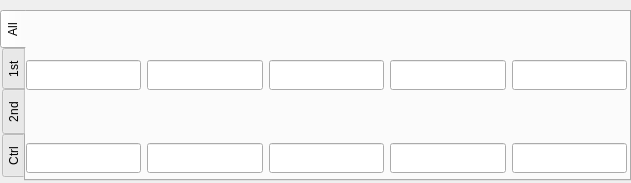
<ui version="4.0" >
 <class>Dialog</class>
 <widget class="QDialog" name="Dialog" >
  <property name="geometry" >
   <rect>
    <x>0</x>
    <y>0</y>
    <width>631</width>
    <height>183</height>
   </rect>
  </property>
  <property name="windowTitle" >
   <string>StripToolLegend</string>
  </property>
  <widget class="QTabWidget" name="tabWidget" >
   <property name="geometry" >
    <rect>
     <x>0</x>
     <y>10</y>
     <width>631</width>
     <height>171</height>
    </rect>
   </property>
   <property name="tabPosition" >
    <enum>QTabWidget::West</enum>
   </property>
   <property name="tabShape" >
    <enum>QTabWidget::Rounded</enum>
   </property>
   <property name="currentIndex" >
    <number>0</number>
   </property>
   <widget class="QWidget" name="tab" >
    <attribute name="title" >
     <string>All</string>
    </attribute>
    <widget class="QWidget" name="layoutWidget" >
     <property name="geometry" >
      <rect>
       <x>0</x>
       <y>0</y>
       <width>601</width>
       <height>161</height>
      </rect>
     </property>
     <layout class="QHBoxLayout" >
      <item>
       <layout class="QVBoxLayout" >
        <item>
         <widget class="QLabel" name="lbAll0" >
          <property name="font" >
           <font>
            <pointsize>11</pointsize>
            <weight>75</weight>
            <bold>true</bold>
           </font>
          </property>
          <property name="text" >
           <string/>
          </property>
          <property name="alignment" >
           <set>Qt::AlignCenter</set>
          </property>
         </widget>
        </item>
        <item>
         <widget class="QLineEdit" name="leAll0" >
          <property name="font" >
           <font>
            <family>Sans Serif</family>
            <pointsize>11</pointsize>
            <weight>75</weight>
            <bold>true</bold>
           </font>
          </property>
          <property name="text" >
           <string/>
          </property>
          <property name="alignment" >
           <set>Qt::AlignRight|Qt::AlignTrailing|Qt::AlignVCenter</set>
          </property>
          <property name="readOnly" >
           <bool>true</bool>
          </property>
         </widget>
        </item>
        <item>
         <widget class="QLabel" name="lbAll5" >
          <property name="font" >
           <font>
            <pointsize>11</pointsize>
            <weight>75</weight>
            <bold>true</bold>
           </font>
          </property>
          <property name="text" >
           <string/>
          </property>
          <property name="alignment" >
           <set>Qt::AlignCenter</set>
          </property>
         </widget>
        </item>
        <item>
         <widget class="QLineEdit" name="leAll5" >
          <property name="font" >
           <font>
            <family>Sans Serif</family>
            <pointsize>11</pointsize>
            <weight>75</weight>
            <bold>true</bold>
           </font>
          </property>
          <property name="text" >
           <string/>
          </property>
          <property name="alignment" >
           <set>Qt::AlignRight|Qt::AlignTrailing|Qt::AlignVCenter</set>
          </property>
          <property name="readOnly" >
           <bool>true</bool>
          </property>
         </widget>
        </item>
       </layout>
      </item>
      <item>
       <layout class="QVBoxLayout" >
        <item>
         <widget class="QLabel" name="lbAll1" >
          <property name="font" >
           <font>
            <pointsize>11</pointsize>
            <weight>75</weight>
            <bold>true</bold>
           </font>
          </property>
          <property name="text" >
           <string/>
          </property>
          <property name="alignment" >
           <set>Qt::AlignCenter</set>
          </property>
         </widget>
        </item>
        <item>
         <widget class="QLineEdit" name="leAll1" >
          <property name="font" >
           <font>
            <family>Sans Serif</family>
            <pointsize>11</pointsize>
            <weight>75</weight>
            <bold>true</bold>
           </font>
          </property>
          <property name="text" >
           <string/>
          </property>
          <property name="alignment" >
           <set>Qt::AlignRight|Qt::AlignTrailing|Qt::AlignVCenter</set>
          </property>
          <property name="readOnly" >
           <bool>true</bool>
          </property>
         </widget>
        </item>
        <item>
         <widget class="QLabel" name="lbAll6" >
          <property name="font" >
           <font>
            <pointsize>11</pointsize>
            <weight>75</weight>
            <bold>true</bold>
           </font>
          </property>
          <property name="text" >
           <string/>
          </property>
          <property name="alignment" >
           <set>Qt::AlignCenter</set>
          </property>
         </widget>
        </item>
        <item>
         <widget class="QLineEdit" name="leAll6" >
          <property name="font" >
           <font>
            <family>Sans Serif</family>
            <pointsize>11</pointsize>
            <weight>75</weight>
            <bold>true</bold>
           </font>
          </property>
          <property name="text" >
           <string/>
          </property>
          <property name="alignment" >
           <set>Qt::AlignRight|Qt::AlignTrailing|Qt::AlignVCenter</set>
          </property>
          <property name="readOnly" >
           <bool>true</bool>
          </property>
         </widget>
        </item>
       </layout>
      </item>
      <item>
       <layout class="QVBoxLayout" >
        <item>
         <widget class="QLabel" name="lbAll2" >
          <property name="font" >
           <font>
            <pointsize>11</pointsize>
            <weight>75</weight>
            <bold>true</bold>
           </font>
          </property>
          <property name="text" >
           <string/>
          </property>
          <property name="alignment" >
           <set>Qt::AlignCenter</set>
          </property>
         </widget>
        </item>
        <item>
         <widget class="QLineEdit" name="leAll2" >
          <property name="font" >
           <font>
            <family>Sans Serif</family>
            <pointsize>11</pointsize>
            <weight>75</weight>
            <bold>true</bold>
           </font>
          </property>
          <property name="text" >
           <string/>
          </property>
          <property name="alignment" >
           <set>Qt::AlignRight|Qt::AlignTrailing|Qt::AlignVCenter</set>
          </property>
          <property name="readOnly" >
           <bool>true</bool>
          </property>
         </widget>
        </item>
        <item>
         <widget class="QLabel" name="lbAll7" >
          <property name="font" >
           <font>
            <pointsize>11</pointsize>
            <weight>75</weight>
            <bold>true</bold>
           </font>
          </property>
          <property name="text" >
           <string/>
          </property>
          <property name="alignment" >
           <set>Qt::AlignCenter</set>
          </property>
         </widget>
        </item>
        <item>
         <widget class="QLineEdit" name="leAll7" >
          <property name="font" >
           <font>
            <family>Sans Serif</family>
            <pointsize>11</pointsize>
            <weight>75</weight>
            <bold>true</bold>
           </font>
          </property>
          <property name="text" >
           <string/>
          </property>
          <property name="alignment" >
           <set>Qt::AlignRight|Qt::AlignTrailing|Qt::AlignVCenter</set>
          </property>
          <property name="readOnly" >
           <bool>true</bool>
          </property>
         </widget>
        </item>
       </layout>
      </item>
      <item>
       <layout class="QVBoxLayout" >
        <item>
         <widget class="QLabel" name="lbAll3" >
          <property name="font" >
           <font>
            <pointsize>11</pointsize>
            <weight>75</weight>
            <bold>true</bold>
           </font>
          </property>
          <property name="text" >
           <string/>
          </property>
          <property name="alignment" >
           <set>Qt::AlignCenter</set>
          </property>
         </widget>
        </item>
        <item>
         <widget class="QLineEdit" name="leAll3" >
          <property name="font" >
           <font>
            <family>Sans Serif</family>
            <pointsize>11</pointsize>
            <weight>75</weight>
            <bold>true</bold>
           </font>
          </property>
          <property name="text" >
           <string/>
          </property>
          <property name="alignment" >
           <set>Qt::AlignRight|Qt::AlignTrailing|Qt::AlignVCenter</set>
          </property>
          <property name="readOnly" >
           <bool>true</bool>
          </property>
         </widget>
        </item>
        <item>
         <widget class="QLabel" name="lbAll8" >
          <property name="font" >
           <font>
            <pointsize>11</pointsize>
            <weight>75</weight>
            <bold>true</bold>
           </font>
          </property>
          <property name="text" >
           <string/>
          </property>
          <property name="alignment" >
           <set>Qt::AlignCenter</set>
          </property>
         </widget>
        </item>
        <item>
         <widget class="QLineEdit" name="leAll8" >
          <property name="font" >
           <font>
            <family>Sans Serif</family>
            <pointsize>11</pointsize>
            <weight>75</weight>
            <bold>true</bold>
           </font>
          </property>
          <property name="text" >
           <string/>
          </property>
          <property name="alignment" >
           <set>Qt::AlignRight|Qt::AlignTrailing|Qt::AlignVCenter</set>
          </property>
          <property name="readOnly" >
           <bool>true</bool>
          </property>
         </widget>
        </item>
       </layout>
      </item>
      <item>
       <layout class="QVBoxLayout" >
        <item>
         <widget class="QLabel" name="lbAll4" >
          <property name="font" >
           <font>
            <pointsize>11</pointsize>
            <weight>75</weight>
            <bold>true</bold>
           </font>
          </property>
          <property name="text" >
           <string/>
          </property>
          <property name="alignment" >
           <set>Qt::AlignCenter</set>
          </property>
         </widget>
        </item>
        <item>
         <widget class="QLineEdit" name="leAll4" >
          <property name="font" >
           <font>
            <family>Sans Serif</family>
            <pointsize>11</pointsize>
            <weight>75</weight>
            <bold>true</bold>
           </font>
          </property>
          <property name="text" >
           <string/>
          </property>
          <property name="alignment" >
           <set>Qt::AlignRight|Qt::AlignTrailing|Qt::AlignVCenter</set>
          </property>
          <property name="readOnly" >
           <bool>true</bool>
          </property>
         </widget>
        </item>
        <item>
         <widget class="QLabel" name="lbAll9" >
          <property name="font" >
           <font>
            <pointsize>11</pointsize>
            <weight>75</weight>
            <bold>true</bold>
           </font>
          </property>
          <property name="text" >
           <string/>
          </property>
          <property name="alignment" >
           <set>Qt::AlignCenter</set>
          </property>
         </widget>
        </item>
        <item>
         <widget class="QLineEdit" name="leAll9" >
          <property name="font" >
           <font>
            <family>Sans Serif</family>
            <pointsize>11</pointsize>
            <weight>75</weight>
            <bold>true</bold>
           </font>
          </property>
          <property name="text" >
           <string/>
          </property>
          <property name="alignment" >
           <set>Qt::AlignRight|Qt::AlignTrailing|Qt::AlignVCenter</set>
          </property>
          <property name="readOnly" >
           <bool>true</bool>
          </property>
         </widget>
        </item>
       </layout>
      </item>
     </layout>
    </widget>
   </widget>
   <widget class="QWidget" name="tab_3" >
    <attribute name="title" >
     <string>1st</string>
    </attribute>
    <widget class="QLabel" name="lb1st0" >
     <property name="geometry" >
      <rect>
       <x>7</x>
       <y>2</y>
       <width>111</width>
       <height>50</height>
      </rect>
     </property>
     <property name="font" >
      <font>
       <pointsize>11</pointsize>
       <weight>75</weight>
       <bold>true</bold>
      </font>
     </property>
     <property name="text" >
      <string/>
     </property>
     <property name="alignment" >
      <set>Qt::AlignCenter</set>
     </property>
    </widget>
    <widget class="QLabel" name="lb1st1" >
     <property name="geometry" >
      <rect>
       <x>126</x>
       <y>2</y>
       <width>111</width>
       <height>50</height>
      </rect>
     </property>
     <property name="font" >
      <font>
       <pointsize>11</pointsize>
       <weight>75</weight>
       <bold>true</bold>
      </font>
     </property>
     <property name="text" >
      <string/>
     </property>
     <property name="alignment" >
      <set>Qt::AlignCenter</set>
     </property>
    </widget>
    <widget class="QLabel" name="lb1st2" >
     <property name="geometry" >
      <rect>
       <x>245</x>
       <y>2</y>
       <width>111</width>
       <height>50</height>
      </rect>
     </property>
     <property name="font" >
      <font>
       <pointsize>11</pointsize>
       <weight>75</weight>
       <bold>true</bold>
      </font>
     </property>
     <property name="text" >
      <string/>
     </property>
     <property name="alignment" >
      <set>Qt::AlignCenter</set>
     </property>
    </widget>
    <widget class="QLabel" name="lb1st3" >
     <property name="geometry" >
      <rect>
       <x>364</x>
       <y>2</y>
       <width>111</width>
       <height>50</height>
      </rect>
     </property>
     <property name="font" >
      <font>
       <pointsize>11</pointsize>
       <weight>75</weight>
       <bold>true</bold>
      </font>
     </property>
     <property name="text" >
      <string/>
     </property>
     <property name="alignment" >
      <set>Qt::AlignCenter</set>
     </property>
    </widget>
    <widget class="QLabel" name="lb1st4" >
     <property name="geometry" >
      <rect>
       <x>483</x>
       <y>2</y>
       <width>111</width>
       <height>50</height>
      </rect>
     </property>
     <property name="font" >
      <font>
       <pointsize>11</pointsize>
       <weight>75</weight>
       <bold>true</bold>
      </font>
     </property>
     <property name="text" >
      <string/>
     </property>
     <property name="alignment" >
      <set>Qt::AlignCenter</set>
     </property>
    </widget>
    <widget class="QLabel" name="lb1stunit0" >
     <property name="geometry" >
      <rect>
       <x>7</x>
       <y>104</y>
       <width>111</width>
       <height>25</height>
      </rect>
     </property>
     <property name="font" >
      <font>
       <pointsize>11</pointsize>
       <weight>75</weight>
       <bold>true</bold>
      </font>
     </property>
     <property name="text" >
      <string/>
     </property>
     <property name="alignment" >
      <set>Qt::AlignCenter</set>
     </property>
    </widget>
    <widget class="QLabel" name="lb1stunit1" >
     <property name="geometry" >
      <rect>
       <x>126</x>
       <y>104</y>
       <width>111</width>
       <height>25</height>
      </rect>
     </property>
     <property name="font" >
      <font>
       <pointsize>11</pointsize>
       <weight>75</weight>
       <bold>true</bold>
      </font>
     </property>
     <property name="text" >
      <string/>
     </property>
     <property name="alignment" >
      <set>Qt::AlignCenter</set>
     </property>
    </widget>
    <widget class="QLabel" name="lb1stunit2" >
     <property name="geometry" >
      <rect>
       <x>245</x>
       <y>104</y>
       <width>111</width>
       <height>25</height>
      </rect>
     </property>
     <property name="font" >
      <font>
       <pointsize>11</pointsize>
       <weight>75</weight>
       <bold>true</bold>
      </font>
     </property>
     <property name="text" >
      <string/>
     </property>
     <property name="alignment" >
      <set>Qt::AlignCenter</set>
     </property>
    </widget>
    <widget class="QLabel" name="lb1stunit3" >
     <property name="geometry" >
      <rect>
       <x>364</x>
       <y>104</y>
       <width>111</width>
       <height>25</height>
      </rect>
     </property>
     <property name="font" >
      <font>
       <pointsize>11</pointsize>
       <weight>75</weight>
       <bold>true</bold>
      </font>
     </property>
     <property name="text" >
      <string/>
     </property>
     <property name="alignment" >
      <set>Qt::AlignCenter</set>
     </property>
    </widget>
    <widget class="QLabel" name="lb1stunit4" >
     <property name="geometry" >
      <rect>
       <x>483</x>
       <y>104</y>
       <width>111</width>
       <height>25</height>
      </rect>
     </property>
     <property name="font" >
      <font>
       <pointsize>11</pointsize>
       <weight>75</weight>
       <bold>true</bold>
      </font>
     </property>
     <property name="text" >
      <string/>
     </property>
     <property name="alignment" >
      <set>Qt::AlignCenter</set>
     </property>
    </widget>
    <widget class="QLineEdit" name="le1st0" >
     <property name="geometry" >
      <rect>
       <x>7</x>
       <y>58</y>
       <width>111</width>
       <height>46</height>
      </rect>
     </property>
     <property name="font" >
      <font>
       <family>Sans Serif</family>
       <pointsize>15</pointsize>
       <weight>75</weight>
       <bold>true</bold>
      </font>
     </property>
     <property name="text" >
      <string/>
     </property>
     <property name="alignment" >
      <set>Qt::AlignRight|Qt::AlignTrailing|Qt::AlignVCenter</set>
     </property>
     <property name="readOnly" >
      <bool>true</bool>
     </property>
    </widget>
    <widget class="QLineEdit" name="le1st1" >
     <property name="geometry" >
      <rect>
       <x>126</x>
       <y>58</y>
       <width>111</width>
       <height>46</height>
      </rect>
     </property>
     <property name="font" >
      <font>
       <family>Sans Serif</family>
       <pointsize>15</pointsize>
       <weight>75</weight>
       <bold>true</bold>
      </font>
     </property>
     <property name="text" >
      <string/>
     </property>
     <property name="alignment" >
      <set>Qt::AlignRight|Qt::AlignTrailing|Qt::AlignVCenter</set>
     </property>
     <property name="readOnly" >
      <bool>true</bool>
     </property>
    </widget>
    <widget class="QLineEdit" name="le1st2" >
     <property name="geometry" >
      <rect>
       <x>245</x>
       <y>58</y>
       <width>111</width>
       <height>46</height>
      </rect>
     </property>
     <property name="font" >
      <font>
       <family>Sans Serif</family>
       <pointsize>15</pointsize>
       <weight>75</weight>
       <bold>true</bold>
      </font>
     </property>
     <property name="text" >
      <string/>
     </property>
     <property name="alignment" >
      <set>Qt::AlignRight|Qt::AlignTrailing|Qt::AlignVCenter</set>
     </property>
     <property name="readOnly" >
      <bool>true</bool>
     </property>
    </widget>
    <widget class="QLineEdit" name="le1st3" >
     <property name="geometry" >
      <rect>
       <x>364</x>
       <y>58</y>
       <width>111</width>
       <height>46</height>
      </rect>
     </property>
     <property name="font" >
      <font>
       <family>Sans Serif</family>
       <pointsize>15</pointsize>
       <weight>75</weight>
       <bold>true</bold>
      </font>
     </property>
     <property name="text" >
      <string/>
     </property>
     <property name="alignment" >
      <set>Qt::AlignRight|Qt::AlignTrailing|Qt::AlignVCenter</set>
     </property>
     <property name="readOnly" >
      <bool>true</bool>
     </property>
    </widget>
    <widget class="QLineEdit" name="le1st4" >
     <property name="geometry" >
      <rect>
       <x>483</x>
       <y>58</y>
       <width>111</width>
       <height>46</height>
      </rect>
     </property>
     <property name="font" >
      <font>
       <family>Sans Serif</family>
       <pointsize>15</pointsize>
       <weight>75</weight>
       <bold>true</bold>
      </font>
     </property>
     <property name="text" >
      <string/>
     </property>
     <property name="alignment" >
      <set>Qt::AlignRight|Qt::AlignTrailing|Qt::AlignVCenter</set>
     </property>
     <property name="readOnly" >
      <bool>true</bool>
     </property>
    </widget>
   </widget>
   <widget class="QWidget" name="tab_2" >
    <attribute name="title" >
     <string>2nd</string>
    </attribute>
    <widget class="QLabel" name="lb1st5" >
     <property name="geometry" >
      <rect>
       <x>7</x>
       <y>2</y>
       <width>111</width>
       <height>50</height>
      </rect>
     </property>
     <property name="font" >
      <font>
       <pointsize>11</pointsize>
       <weight>75</weight>
       <bold>true</bold>
      </font>
     </property>
     <property name="text" >
      <string/>
     </property>
     <property name="alignment" >
      <set>Qt::AlignCenter</set>
     </property>
    </widget>
    <widget class="QLabel" name="lb1st6" >
     <property name="geometry" >
      <rect>
       <x>126</x>
       <y>2</y>
       <width>111</width>
       <height>50</height>
      </rect>
     </property>
     <property name="font" >
      <font>
       <pointsize>11</pointsize>
       <weight>75</weight>
       <bold>true</bold>
      </font>
     </property>
     <property name="text" >
      <string/>
     </property>
     <property name="alignment" >
      <set>Qt::AlignCenter</set>
     </property>
    </widget>
    <widget class="QLabel" name="lb1st7" >
     <property name="geometry" >
      <rect>
       <x>245</x>
       <y>2</y>
       <width>111</width>
       <height>50</height>
      </rect>
     </property>
     <property name="font" >
      <font>
       <pointsize>11</pointsize>
       <weight>75</weight>
       <bold>true</bold>
      </font>
     </property>
     <property name="text" >
      <string/>
     </property>
     <property name="alignment" >
      <set>Qt::AlignCenter</set>
     </property>
    </widget>
    <widget class="QLabel" name="lb1st8" >
     <property name="geometry" >
      <rect>
       <x>364</x>
       <y>2</y>
       <width>111</width>
       <height>50</height>
      </rect>
     </property>
     <property name="font" >
      <font>
       <pointsize>11</pointsize>
       <weight>75</weight>
       <bold>true</bold>
      </font>
     </property>
     <property name="text" >
      <string/>
     </property>
     <property name="alignment" >
      <set>Qt::AlignCenter</set>
     </property>
    </widget>
    <widget class="QLabel" name="lb1st9" >
     <property name="geometry" >
      <rect>
       <x>483</x>
       <y>2</y>
       <width>111</width>
       <height>50</height>
      </rect>
     </property>
     <property name="font" >
      <font>
       <pointsize>11</pointsize>
       <weight>75</weight>
       <bold>true</bold>
      </font>
     </property>
     <property name="text" >
      <string/>
     </property>
     <property name="alignment" >
      <set>Qt::AlignCenter</set>
     </property>
    </widget>
    <widget class="QLabel" name="lb1stunit5" >
     <property name="geometry" >
      <rect>
       <x>7</x>
       <y>105</y>
       <width>111</width>
       <height>25</height>
      </rect>
     </property>
     <property name="font" >
      <font>
       <pointsize>11</pointsize>
       <weight>75</weight>
       <bold>true</bold>
      </font>
     </property>
     <property name="text" >
      <string/>
     </property>
     <property name="alignment" >
      <set>Qt::AlignCenter</set>
     </property>
    </widget>
    <widget class="QLabel" name="lb1stunit6" >
     <property name="geometry" >
      <rect>
       <x>126</x>
       <y>105</y>
       <width>111</width>
       <height>25</height>
      </rect>
     </property>
     <property name="font" >
      <font>
       <pointsize>11</pointsize>
       <weight>75</weight>
       <bold>true</bold>
      </font>
     </property>
     <property name="text" >
      <string/>
     </property>
     <property name="alignment" >
      <set>Qt::AlignCenter</set>
     </property>
    </widget>
    <widget class="QLabel" name="lb1stunit7" >
     <property name="geometry" >
      <rect>
       <x>245</x>
       <y>105</y>
       <width>111</width>
       <height>25</height>
      </rect>
     </property>
     <property name="font" >
      <font>
       <pointsize>11</pointsize>
       <weight>75</weight>
       <bold>true</bold>
      </font>
     </property>
     <property name="text" >
      <string/>
     </property>
     <property name="alignment" >
      <set>Qt::AlignCenter</set>
     </property>
    </widget>
    <widget class="QLabel" name="lb1stunit8" >
     <property name="geometry" >
      <rect>
       <x>364</x>
       <y>105</y>
       <width>111</width>
       <height>25</height>
      </rect>
     </property>
     <property name="font" >
      <font>
       <pointsize>11</pointsize>
       <weight>75</weight>
       <bold>true</bold>
      </font>
     </property>
     <property name="text" >
      <string/>
     </property>
     <property name="alignment" >
      <set>Qt::AlignCenter</set>
     </property>
    </widget>
    <widget class="QLabel" name="lb1stunit9" >
     <property name="geometry" >
      <rect>
       <x>483</x>
       <y>105</y>
       <width>111</width>
       <height>25</height>
      </rect>
     </property>
     <property name="font" >
      <font>
       <pointsize>11</pointsize>
       <weight>75</weight>
       <bold>true</bold>
      </font>
     </property>
     <property name="text" >
      <string/>
     </property>
     <property name="alignment" >
      <set>Qt::AlignCenter</set>
     </property>
    </widget>
    <widget class="QLineEdit" name="le1st5" >
     <property name="geometry" >
      <rect>
       <x>7</x>
       <y>58</y>
       <width>111</width>
       <height>46</height>
      </rect>
     </property>
     <property name="font" >
      <font>
       <family>Sans Serif</family>
       <pointsize>15</pointsize>
       <weight>75</weight>
       <bold>true</bold>
      </font>
     </property>
     <property name="text" >
      <string/>
     </property>
     <property name="alignment" >
      <set>Qt::AlignRight|Qt::AlignTrailing|Qt::AlignVCenter</set>
     </property>
     <property name="readOnly" >
      <bool>true</bool>
     </property>
    </widget>
    <widget class="QLineEdit" name="le1st6" >
     <property name="geometry" >
      <rect>
       <x>126</x>
       <y>58</y>
       <width>111</width>
       <height>46</height>
      </rect>
     </property>
     <property name="font" >
      <font>
       <family>Sans Serif</family>
       <pointsize>15</pointsize>
       <weight>75</weight>
       <bold>true</bold>
      </font>
     </property>
     <property name="text" >
      <string/>
     </property>
     <property name="alignment" >
      <set>Qt::AlignRight|Qt::AlignTrailing|Qt::AlignVCenter</set>
     </property>
     <property name="readOnly" >
      <bool>true</bool>
     </property>
    </widget>
    <widget class="QLineEdit" name="le1st7" >
     <property name="geometry" >
      <rect>
       <x>245</x>
       <y>58</y>
       <width>111</width>
       <height>46</height>
      </rect>
     </property>
     <property name="font" >
      <font>
       <family>Sans Serif</family>
       <pointsize>15</pointsize>
       <weight>75</weight>
       <bold>true</bold>
      </font>
     </property>
     <property name="text" >
      <string/>
     </property>
     <property name="alignment" >
      <set>Qt::AlignRight|Qt::AlignTrailing|Qt::AlignVCenter</set>
     </property>
     <property name="readOnly" >
      <bool>true</bool>
     </property>
    </widget>
    <widget class="QLineEdit" name="le1st8" >
     <property name="geometry" >
      <rect>
       <x>364</x>
       <y>58</y>
       <width>111</width>
       <height>46</height>
      </rect>
     </property>
     <property name="font" >
      <font>
       <family>Sans Serif</family>
       <pointsize>15</pointsize>
       <weight>75</weight>
       <bold>true</bold>
      </font>
     </property>
     <property name="text" >
      <string/>
     </property>
     <property name="alignment" >
      <set>Qt::AlignRight|Qt::AlignTrailing|Qt::AlignVCenter</set>
     </property>
     <property name="readOnly" >
      <bool>true</bool>
     </property>
    </widget>
    <widget class="QLineEdit" name="le1st9" >
     <property name="geometry" >
      <rect>
       <x>483</x>
       <y>58</y>
       <width>111</width>
       <height>46</height>
      </rect>
     </property>
     <property name="font" >
      <font>
       <family>Sans Serif</family>
       <pointsize>15</pointsize>
       <weight>75</weight>
       <bold>true</bold>
      </font>
     </property>
     <property name="text" >
      <string/>
     </property>
     <property name="alignment" >
      <set>Qt::AlignRight|Qt::AlignTrailing|Qt::AlignVCenter</set>
     </property>
     <property name="readOnly" >
      <bool>true</bool>
     </property>
    </widget>
   </widget>
   <widget class="QWidget" name="tab_4" >
    <attribute name="title" >
     <string>Ctrl</string>
    </attribute>
    <widget class="QGroupBox" name="groupBox" >
     <property name="geometry" >
      <rect>
       <x>30</x>
       <y>10</y>
       <width>401</width>
       <height>151</height>
      </rect>
     </property>
     <property name="font" >
      <font>
       <pointsize>12</pointsize>
      </font>
     </property>
     <property name="title" >
      <string>Dispaly Format</string>
     </property>
     <widget class="QComboBox" name="cbLeindex" >
      <property name="geometry" >
       <rect>
        <x>20</x>
        <y>50</y>
        <width>111</width>
        <height>35</height>
       </rect>
      </property>
      <item>
       <property name="text" >
        <string>All</string>
       </property>
      </item>
      <item>
       <property name="text" >
        <string>0</string>
       </property>
      </item>
      <item>
       <property name="text" >
        <string>1</string>
       </property>
      </item>
      <item>
       <property name="text" >
        <string>2</string>
       </property>
      </item>
      <item>
       <property name="text" >
        <string>3</string>
       </property>
      </item>
      <item>
       <property name="text" >
        <string>4</string>
       </property>
      </item>
      <item>
       <property name="text" >
        <string>5</string>
       </property>
      </item>
      <item>
       <property name="text" >
        <string>6</string>
       </property>
      </item>
      <item>
       <property name="text" >
        <string>7</string>
       </property>
      </item>
      <item>
       <property name="text" >
        <string>8</string>
       </property>
      </item>
      <item>
       <property name="text" >
        <string>9</string>
       </property>
      </item>
     </widget>
     <widget class="QSpinBox" name="spPrec" >
      <property name="geometry" >
       <rect>
        <x>320</x>
        <y>105</y>
        <width>51</width>
        <height>27</height>
       </rect>
      </property>
      <property name="maximum" >
       <number>12</number>
      </property>
      <property name="singleStep" >
       <number>1</number>
      </property>
      <property name="value" >
       <number>6</number>
      </property>
     </widget>
     <widget class="QRadioButton" name="rbAuto" >
      <property name="geometry" >
       <rect>
        <x>200</x>
        <y>32</y>
        <width>111</width>
        <height>23</height>
       </rect>
      </property>
      <property name="text" >
       <string>Auto</string>
      </property>
     </widget>
     <widget class="QRadioButton" name="rbNum" >
      <property name="geometry" >
       <rect>
        <x>200</x>
        <y>106</y>
        <width>111</width>
        <height>23</height>
       </rect>
      </property>
      <property name="text" >
       <string>Precision</string>
      </property>
     </widget>
     <widget class="QRadioButton" name="rbExp" >
      <property name="geometry" >
       <rect>
        <x>200</x>
        <y>69</y>
        <width>131</width>
        <height>23</height>
       </rect>
      </property>
      <property name="text" >
       <string>Exponential</string>
      </property>
     </widget>
    </widget>
    <widget class="QPushButton" name="pbApply" >
     <property name="geometry" >
      <rect>
       <x>450</x>
       <y>130</y>
       <width>80</width>
       <height>31</height>
      </rect>
     </property>
     <property name="font" >
      <font>
       <pointsize>10</pointsize>
       <weight>75</weight>
       <bold>true</bold>
      </font>
     </property>
     <property name="text" >
      <string>Apply</string>
     </property>
    </widget>
   </widget>
  </widget>
 </widget>
 <resources/>
 <connections/>
</ui>
